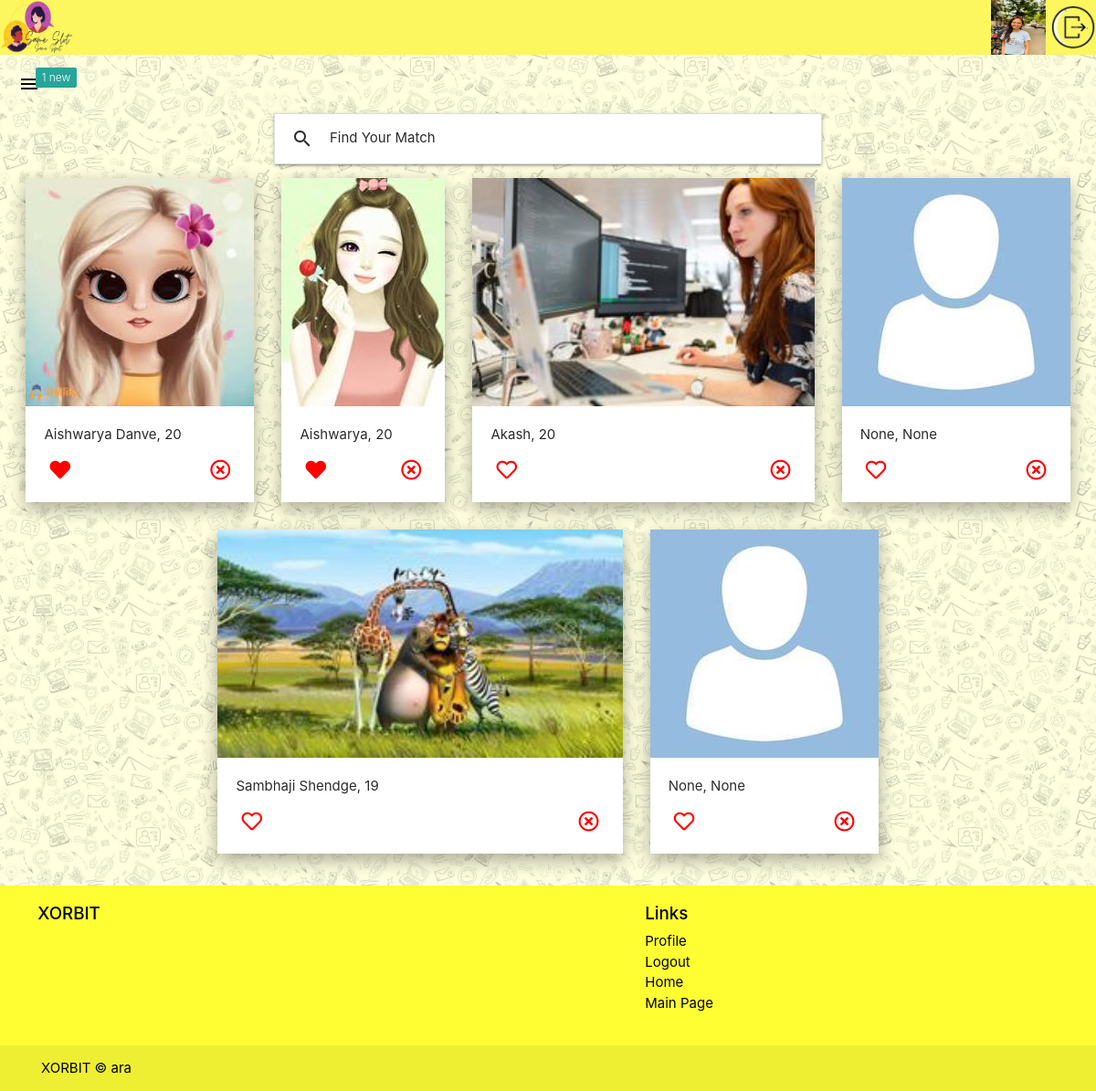
Screenshot of /home/ (signed in) with the database file from the repository.
### users/models.py (models this page shows, shortened)
class Profile(models.Model):
    GENDER_C = [
        ("Male", "Male"),
        ("Female", "Female"),
        ("Other", "Other")
    ]
    PROFILE_T = [
        ("Bff's", "Bff's"),
        ("Dating", "Dating"),
        ("Business", "Business")
    ]
    user = models.OneToOneField(User, on_delete=models.CASCADE)
    full_name = models.CharField(max_length=100, null=True)
    age = models.IntegerField(null=True)
    gender = models.CharField(max_length=50, blank=True, null=True, choices=GENDER_C)
    profile_image = models.ImageField(upload_to='profile_pic', default="default.jpg", null=True, blank=True)
    bio = models.TextField(null=True)
    profiletype = models.CharField(max_length=50, choices=PROFILE_T, default=None, null=True, blank=True)
    likeability = models.ManyToManyField( User, related_name="likes", blank=True)
    blocked_by = models.ManyToManyField(User, related_name="blocked", blank=True)

### main/views.py (the view)
# urls.py: path("home/", views.datePage, name="date-page"),
@login_required
def datePage(req):
    users = Profile.objects.all()
    user = req.user
    unreadMessages = Message.objects.filter(receiver=user).filter(status=False).count()
    myFilter = UserFilter(req.GET, queryset=users)
    users = myFilter.qs
    context = {
        'users': users,
        'userIn': user,
        'filter': myFilter,
        'unreadmsgs': unreadMessages
    }
    return render(req, "date-page.html", context)

### main/templates/date-page.html (shortened to what this page needs)
{% extends "base.html" %}
{% block head %}
<link
  rel="stylesheet"
  href="https://stackpath.bootstrapcdn.com/bootstrap/4.5.2/css/bootstrap.min.css"
/>
{% endblock head %}
{% block content %}
  <div class="navigation navigation--bg" style="background-color:#fcf75e">
    <div class="user-view">
      <a href="{% url 'profile-page' %}"><img style="padding: 0%;" width="80px" height="60px"  src="/static/main/b3.jpg" />
    </div>
    <div>
      {% if user.is_authenticated %}
      <img href="{% url 'profile-page' %}" class="square" width="60px"  height="60px"   src="{{userIn.profile.profile_image.url}}" />
      <a href="{% url 'logout' %}"><img  width="50px" height="50px"  src="/static/main/b4.jpg" /></a>
      {% else %}
      <a href="{% url 'login' %}" class="login link">Log in</a>
      {% endif %}
    </div>
  </div>
  <div class="burger">
    {% if unreadmsgs > 0 %}
      <a href="#" data-target="slide-out" class="sidenav-trigger"
        ><span class="new badge">{{unreadmsgs}}</span>
        <i class="material-icons" style="color: black; margin: 20px;">menu</i>
      </a>
    {% else %}
      <a href="#" data-target="slide-out" class="sidenav-trigger"
        >
        <i class="material-icons" style="color: black; margin: 20px;">menu</i>
      </a>
    {% endif %}
  </div>
  <ul class="collapsible" id="filter">
    <li>
      <div class="collapsible-header">
        <i class="material-icons">search</i>Find Your Match
      </div>
    </li>
  </ul>
  <div class="users-container" style="padding-bottom:20px;  margin-bottom:0px">
    {% for user in users %}
      {% if user.user != userIn %}
        {% if userIn not in user.blocked_by.all %}
        <div class="user-card" style="background-color: white;">
          <a href="{% url 'user-detail' user.pk %}">
            <img src="{{user.profile_image.url}}" class="image-home" alt="" />
          </a>
          <div class="info-container">
            <p>{{user.full_name}}, {{user.age}}</p>
            <div style="display: flex; justify-content: space-between;">
              <form action="{% url 'like' user.pk %}" method="POST">
                {% if userIn not in user.likeability.all %}
                <button
                  class="like-btn"
                  type="submit"
                  ,
                  name="user_id"
                  ,
                  value="{{user.id}}"
                >
                  <i class="far fa-heart"></i>
                </button>
                {% else %}
                <button
                  class="like-btn"
                  type="submit"
                  ,
                  name="user_id"
                  ,
                  value="{{user.id}}"
                >
                  <i class="fas fa-heart"></i>
                </button>
                {% endif %}
              </form>
              <form action="{% url 'block' user.pk %}" method="POST">
                <button
                  class="block-btn"
                  type="submit"
                  ,
                  name="user_id"
                  ,
                  value="{{user.id}}"
                >
                  <i class="far fa-times-circle"></i>
                </button>
              </form>
            </div>
          </div>
        </div>
        {% endif %}
      {% endif %}
    {% endfor %}
  </div>
</div>
{% include "footer.html" %}
{% endblock content %}

### main/static/main/main.css (style rules this page uses)
.image-home { height: 250px; }
a { text-decoration: none !important; }
.navigation { z-index: 999; text-decoration: none; color: black; display: flex; justify-content: space-between; align-items: center; grid-row: 0/1; padding : 0px; font-size: 1.3rem; }
.navigation--bg { background: black; }
.user-card { margin: 15px; box-shadow: 0 8px 17px 0 rgba(0, 0, 0, 0.2), 0 6px 20px 0 rgba(0, 0, 0, 0.15); color: #2b2b2b; }
.users-container { display: flex; justify-content: center; flex-wrap: wrap; }
.info-container { padding: 20px; }
.like-btn, .block-btn { background: transparent; border: 0; transition: transform 250ms ease; }
.like-btn i { font-size: 1.5rem; color:red }
.block-btn i { font-size: 1.5rem; color: red }
#filter { margin: auto; max-width: 50vw; color: #2b2b2b; }
.burger a { position: relative; }
.burger span { position: absolute; right: -20px; top: -15px; background: #26a69a; color: white; font-weight: thin; }

### rows the page displays
Profile: profile_image (picture), full_name "Aishwarya Danve", age "20", {{ user.id }} 4 (drawn)
Profile: profile_image (picture), full_name "Aishwarya", age "20", {{ user.id }} 5 (drawn)
Profile: profile_image (picture), full_name "Akash", age "20", {{ user.id }} 6 (drawn)
Profile: profile_image (placeholder picture), full_name "None", age "None", {{ user.id }} 7 (drawn)
Profile: profile_image (picture), full_name "Sambhaji Shendge", age "19", {{ user.id }} 8 (drawn)
Profile: profile_image (placeholder picture), full_name "None", age "None", {{ user.id }} 9 (drawn)

### other values shown
{{ unreadmsgs }} "1"
